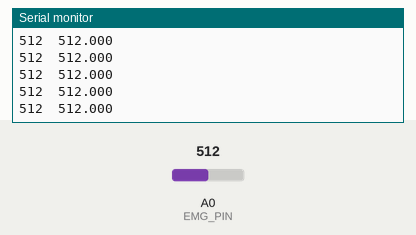
Bench run of a sketch on a simulated Arduino Uno, built with avr-gcc and run on an emulated ATmega328P. Parts: the last lines printed to the serial monitor. The inputs (shaded band) are chosen by the test bench; at power-on: A0 (EMG_PIN) = 512.

Above: at 4.2 s.
4.3 s: A0 (EMG_PIN) set to 1001
At 4.8 s:
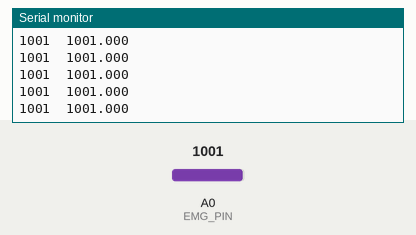
5.8 s: A0 (EMG_PIN) set to 1021
At 6.5 s:
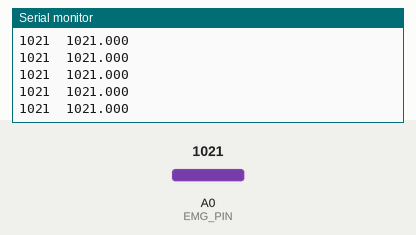
Timing chart, 0 to 7.4 s (numbered marks = the images above; inputs shaded):
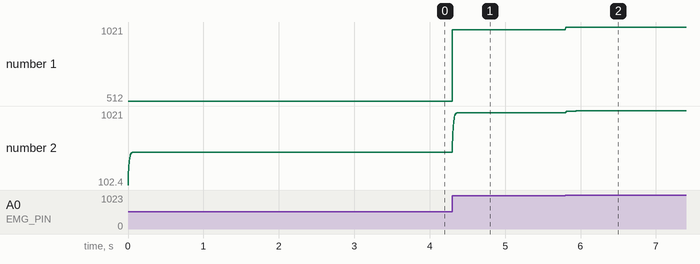

Measured:
- after the input at 4.3 s, the serial monitor: prints a new line at once (image 1)
- after the input at 5.8 s, the serial monitor: prints a new line at once (image 2)
- plotted number 1: 512 → 1001 after the input at 4.3 s, 1001 → 1021 after the input at 5.8 s
- plotted number 2: 512 → 1001 after the input at 4.3 s, 1001 → 1021 after the input at 5.8 s

The sketch:

emg_teste.ino
```cpp
#define EMG_PIN A0

float emgFiltrado = 0;
float alpha = 0.2;

void setup() {
  Serial.begin(115200);
}

void loop() {
  int emgValor = analogRead(EMG_PIN);

  emgFiltrado = (alpha * emgValor) + ((1.0 - alpha) * emgFiltrado);

  Serial.print(emgValor);
  Serial.print('\t');
  Serial.println(emgFiltrado, 3);

  delay(2);
}
```
